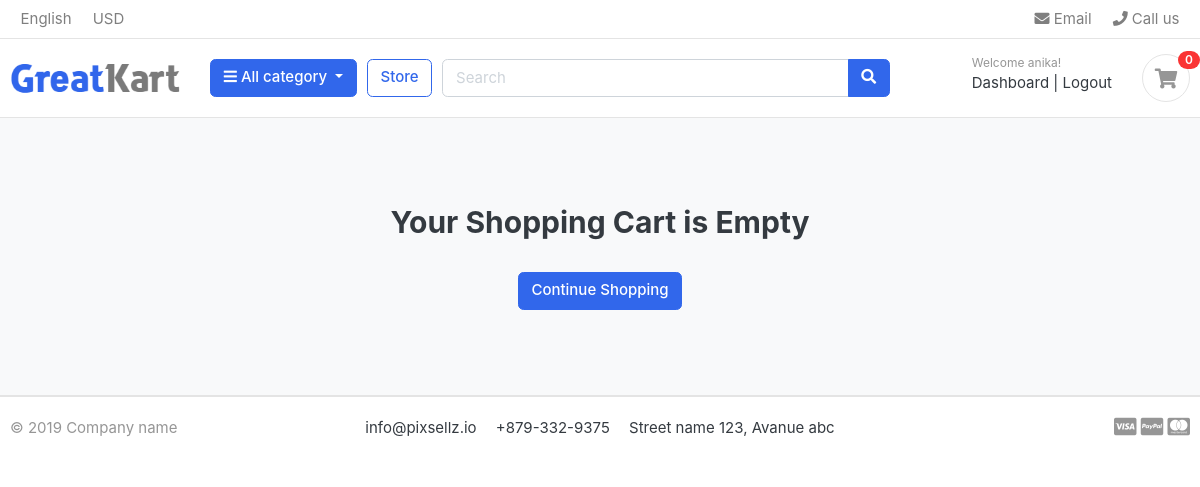
Page /cart/ (signed in) on the earlier database version.
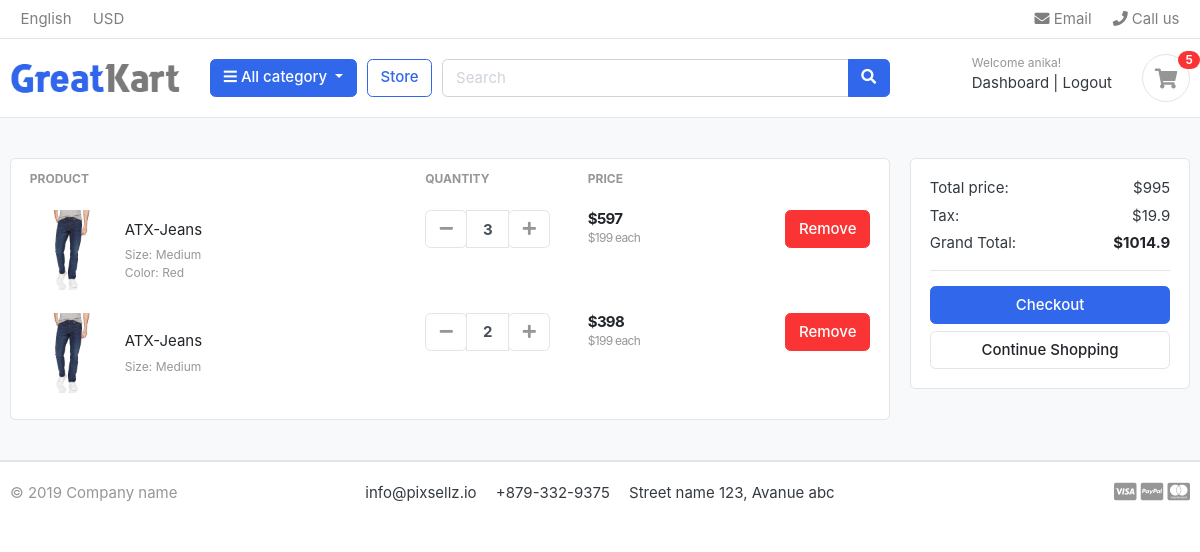
Same page on the later database version.
### accounts/models.py (models this page shows, shortened)
class Account(AbstractBaseUser):
    first_name = models.CharField(max_length=50)
    last_name = models.CharField(max_length=50)
    username = models.CharField(max_length=50, unique=True)
    email = models.EmailField(max_length=100, unique=True)
    phone_number = models.CharField(max_length=50)
    date_joined = models.DateTimeField(auto_now_add=True)
    last_login = models.DateTimeField(auto_now=True)
    is_admin = models.BooleanField(default=False)
    is_staff = models.BooleanField(default=False)
    is_active = models.BooleanField(default=True)
    is_superadmin = models.BooleanField(default=False)
    USERNAME_FIELD = 'email'
    REQUIRED_FIELDS = ['username', 'first_name', 'last_name']
    objects = MyAccountManager()

### carts/models.py (models this page shows, shortened)
class CartItem(models.Model):
    user = models.ForeignKey(Account, on_delete=models.CASCADE, null=True)
    product = models.ForeignKey(Product, on_delete=models.CASCADE)
    variations = models.ManyToManyField(Variation, blank=True)
    cart = models.ForeignKey(Cart, on_delete=models.CASCADE, null=True)
    quantity = models.IntegerField(default=1)
    is_active = models.BooleanField(default=True)
    def sub_total(self):
        return self.product.price * self.quantity

### store/models.py (models this page shows, shortened)
class Product(models.Model):
    product_name = models.CharField(max_length=200, unique=True)
    slug = models.SlugField(max_length=200, unique=True)
    description = models.TextField(max_length=500, blank=True)
    price = models.IntegerField()
    images = models.ImageField(upload_to='photos/products')
    stock = models.IntegerField()
    is_available = models.BooleanField(default=True)
    category = models.ForeignKey(Category, on_delete=models.CASCADE)
    create_date = models.DateTimeField(auto_now_add=True)
    modified_date = models.DateTimeField(auto_now=True)
    def get_url(self):
        return reverse('product_detail', args=[self.category.slug, self.slug])

class Variation(models.Model):
    product = models.ForeignKey(Product, on_delete=models.CASCADE)
    variation_category = models.CharField(max_length=100, choices=variation_category_choice)
    variation_value = models.CharField(max_length=100)
    is_active = models.BooleanField(default=True)
    create_date = models.DateTimeField(auto_now=True)
    objects = variationManager()

### carts/views.py (the view)
# urls.py: path('', views.cart, name='cart'),
def cart(request, total=0, quantity=0, cart_item=None):
    tax = 0
    grand_total = 0
    cart_items = []
    try:
        if request.user.is_authenticated:
            cart_items = CartItem.objects.filter(user=request.user, is_active=True)
        else:
            cart = Cart.objects.get(cart_id=_cart_id(request))
            cart_items = CartItem.objects.filter(cart=cart, is_active=True)
        for cart_item in cart_items:
            total += cart_item.product.price * cart_item.quantity
            quantity += cart_item.quantity
        tax = (2 * total) / 100
        grand_total = total + tax
    except ObjectDoesNotExist:
        pass
    context = {
        'total': total,
        'quantity': quantity,
        'cart_items': cart_items,
        'tax': tax,
        'grand_total': grand_total,
    }
    return render(request, 'store/cart.html', context)

### carts/context_processors.py (called while the page is built)
def counter(request):
    cart_count = 0
    if 'admin' in request.path:
        return {}
    try:
        if request.user.is_authenticated:
            cart_items = CartItem.objects.filter(user=request.user)
        else:
            cart = Cart.objects.get(cart_id=_cart_id(request))
            cart_items = CartItem.objects.filter(cart=cart)
        for item in cart_items:
            cart_count += item.quantity
    except ObjectDoesNotExist:
        cart_count = 0
    return dict(cart_count=cart_count)

### category/context_processors.py (called while the page is built)
def menu_links(request):
    links = Category.objects.all()
    return dict(links=links)

### category/models.py (called while the page is built)
    def get_url(self):
        return reverse('products_by_category', args=[self.slug])

### templates/store/cart.html (shortened to what this page needs)
{% extends 'base.html' %}
{% load static %}
{% block content %}
<section class="section-content padding-y bg">
<div class="container">
{% if not cart_items %}
    <div class="text-center p-5">
      <h2>Your Shopping Cart is Empty</h2>
      <br>
      <a href="{% url 'store' %}" class="btn btn-primary">Continue Shopping</a>
    </div>
{% else %}
<div class="row">
    <aside class="col-lg-9">
    <div class="card">
      <table class="table table-borderless table-shopping-cart">
        <thead class="text-muted">
          <tr class="small text-uppercase">
            <th>Product</th>
            <th width="120">Quantity</th>
            <th width="120">Price</th>
            <th width="200" class="text-right"></th>
          </tr>
        </thead>
        <tbody>
{% for cart_item in cart_items %}
<tr>
    <td>
      <figure class="itemside align-items-center">
        <div class="aside">
            <img src="{{ cart_item.product.images.url }}" class="img-sm"/>
        </div>
        <figcaption class="info">
          <a href="{{ cart_item.product.get_url }}" class="title text-dark">
            {{ cart_item.product.product_name }}
          </a>
          <p class="text-muted small">
            {% for item in cart_item.variations.all %}
                {{ item.variation_category|capfirst }}: {{ item.variation_value|capfirst }}<br>
            {% endfor %}
          </p>
        </figcaption>
      </figure>
    </td>
    <td>
      <div class="input-group input-spinner">
        <div class="input-group-prepend">
        <a href="{% url 'remove_cart' cart_item.product.id cart_item.id %}">
    <button class="btn btn-light"><i class="fa fa-minus"></i></button>
</a>
        </div>
        <input type="text" class="form-control" value="{{ cart_item.quantity }}">
        <div class="input-group-append">
          <form action="{% url 'add_cart' cart_item.product_id %}" method="POST">
            <button class="btn btn-light" type="submit"><i class="fa fa-plus"></i></button>
          </form>
        </div>
      </div>
    </td>
    <td>
      <div class="price-wrap">
        <var class="price">${{ cart_item.sub_total }}</var>
        <small class="text-muted">${{ cart_item.product.price }} each</small>
      </div>
    </td>
    <td class="text-right">
      <a href="{% url 'remove_cart_item' cart_item.product.id cart_item.id %}" onclick="return confirm('Are you sure to delete this item?')" class="btn btn-danger">Remove</button>
</a>
    </td>
</tr>
{% endfor %}
        </tbody>
      </table>
    </div>
    </aside>
    <aside class="col-lg-3">
      <div class="card">
        <div class="card-body">
          <dl class="dlist-align">
            <dt>Total price:</dt>
            <dd class="text-right">${{ total }}</dd>
          </dl>
          <dl class="dlist-align">
            <dt>Tax:</dt>
            <dd class="text-right">${{ tax }}</dd>
          </dl>
          <dl class="dlist-align">
            <dt>Grand Total:</dt>
            <dd class="text-right text-dark"><strong>${{ grand_total }}</strong></dd>
          </dl>
          <hr>
          <a href="{% url 'checkout' %}" class="btn btn-primary btn-block">Checkout</a>
          <a href="{% url 'store' %}" class="btn btn-light btn-block">Continue Shopping</a>
        </div>
      </div>
    </aside>
</div>
{% endif %}
</div>
</section>
{% endblock %}

### templates/base.html (shortened to what this page needs)
{% load static %}
<!DOCTYPE HTML>
<html lang="en">
<head>
<link href="{% static 'css/bootstrap.css' %}" rel="stylesheet" type="text/css"/>
<link href="{% static 'fonts/fontawesome/css/all.min.css' %}" rel="stylesheet" type="text/css">
<link href="{% static 'css/ui.css' %}" rel="stylesheet" type="text/css">
<link href="{% static 'css/responsive.css' %}" rel="stylesheet">
</head>
<body>
{% include 'includes/navbar.html' %}
{% block content %}{% endblock %}
{% include 'includes/footer.html' %}
</body>
</html>

### templates/includes/navbar.html (shortened to what this page needs)
{% load static %}
<header class="section-header">
<nav class="navbar p-md-0 navbar-expand-sm navbar-light border-bottom">
    <div class="container">
        <div class="collapse navbar-collapse" id="navbarTop4">
            <ul class="navbar-nav mr-auto">
                <li class="nav-item dropdown">
                    <a href="#" class="nav-link">English</a>
                </li>
                <li class="nav-item dropdown">
                    <a href="#" class="nav-link">USD</a>
                </li>
            </ul>
            <ul class="navbar-nav">
                <li><a href="#" class="nav-link"><i class="fa fa-envelope"></i> Email</a></li>
                <li><a href="#" class="nav-link"><i class="fa fa-phone"></i> Call us</a></li>
            </ul>
        </div>
    </div>
</nav>
<section class="header-main border-bottom">
    <div class="container">
        <div class="row align-items-center">
            <div class="col-lg-2 col-md-3 col-6">
                <a href="{% url 'home' %}" class="brand-wrap">
                    <img class="logo" src="{% static 'images/logo.png' %}">
                </a>
            </div>
            <div class="col-lg col-sm col-md col-6 flex-grow-0">
                <div class="category-wrap dropdown d-inline-block float-right">
                    <button type="button" class="btn btn-primary dropdown-toggle" data-toggle="dropdown">
                        <i class="fa fa-bars"></i> All category
                    </button>
                </div>
            </div>
            <a href="{% url 'store' %}" class="btn btn-outline-primary">Store</a>
            <div class="col-lg col-md-6 col-sm-12 col">
                <form action="{% url 'search' %}" class="search" method="GET">
                    <div class="input-group w-100">
                        <input type="text" class="form-control" name="keyword" style="width:60%;" placeholder="Search">
                        <div class="input-group-append">
                            <button class="btn btn-primary" type="submit"><i class="fa fa-search"></i></button>
                        </div>
                    </div>
                </form>
            </div>
            <div class="col-lg-3 col-sm-6 col-8 order-2 order-lg-3">
                <div class="d-flex justify-content-end mb-3 mb-lg-0">
                    {% if user.is_authenticated %}
                    <div class="widget-header">
                        <small class="title text-muted">Welcome {{ user.first_name }}!</small>
                        <div>
                            <a href="{% url 'dashboard' %}">Dashboard</a> |
                            <a href="{% url 'logout' %}">Logout</a>
                        </div>
                    </div>
                    {% endif %}
                    <a href="{% url 'cart' %}" class="widget-header pl-3 ml-3">
                        <div class="icon icon-sm rounded-circle border">
                            <i class="fa fa-shopping-cart"></i>
                        </div>
                        <span class="badge badge-pill badge-danger notify">{{ cart_count }}</span>
                    </a>
                </div>
            </div>
        </div>
    </div>
</section>
</header>

### templates/includes/footer.html
<footer class="section-footer border-top">
	<div class="container">
		<section class="footer-bottom border-top row">
			<div class="col-md-2">
				<p class="text-muted"> &copy 2019 Company name </p>
			</div>
			<div class="col-md-8 text-md-center">
				<span  class="px-2">info@pixsellz.io</span>
				<span  class="px-2">+879-332-9375</span>
				<span  class="px-2">Street name 123, Avanue abc</span>
			</div>
			<div class="col-md-2 text-md-right text-muted">
				<i class="fab fa-lg fa-cc-visa"></i>
				<i class="fab fa-lg fa-cc-paypal"></i>
				<i class="fab fa-lg fa-cc-mastercard"></i>
			</div>
		</section>
	</div>
</footer>

### static/css/ui.css (style rules this page uses)
html { font-family: "Inter", sans-serif; font-size: 15px; }
.price-wrap { letter-spacing: -0.7px; }
.icon-xs, .icon-sm, .icon-md, .icon-lg { display: inline-block; text-align: center; flex-shrink: 0; flex-grow: 0; }
.icon-sm { width: 48px; height: 48px; line-height: 48px !important; font-size: 20px; }
.img-xs, .img-sm, .img-md, .img-lg { -o-object-fit: cover; object-fit: cover; flex-shrink: 0; flex-grow: 0; }
.img-sm { width: 80px; height: 80px; }
.padding-y { padding-top: 40px; padding-bottom: 40px; }
var { font-style: normal; }
figure { margin-bottom: 0; }
.bg { background-color: #f8f9fa; }
p:last-child { margin-bottom: 0; }
.header-main { position: relative; padding-top: 1rem; padding-bottom: 1rem; }
.brand-wrap .logo, .navbar-brand .logo { margin-right: 7px; max-height: 42px; display: inline-block; }
.widget-header { display: inline-block; vertical-align: middle; position: relative; }
.widget-header a { color: #343a40; }
.widget-header i { color: #969696; }
.widget-header .title { display: block; }
.widget-header .notify { position: absolute; top: -3px; right: -10px; }
.footer-bottom { padding-top: 20px; padding-bottom: 20px; }
.btn-light { background-color: #fff; border-color: #e4e4e4; }
.btn-light i { color: #969696; }
.itemside { position: relative; display: flex; width: 100%; }
.itemside .aside { position: relative; flex-shrink: 0; }
.itemside .info { padding-left: 15px; padding-right: 7px; }
.itemside p { margin-bottom: 0; }
.itemside .title { display: block; margin-bottom: 5px; color: #212529; }
[class*=dlist-] { margin-bottom: 5px; }
[class*=dlist-] dd { margin-bottom: 0; }
.dlist-align { display: flex; }
.dlist-align dt { width: 150px; word-wrap: break-word; font-weight: normal; }
.dlist-align dd { flex-grow: 1; }
.notify { position: absolute; top: -4px; right: -10px; display: inline-block; padding: 0.25em 0.6em; font-size: 12px; line-height: 1; text-align: center; border-radius: 3rem; color: #fff; background-color: #fa3434; }
.price { font-weight: 600; color: #212529; }
.input-spinner { width: 125px; flex-wrap: nowrap; display: inline-flex; vertical-align: middle; }
.input-spinner input.form-control { text-align: center; max-width: 46px; font-weight: bold; flex-basis: 46px; border-color: #e4e4e4; flex-grow: 0; }
.input-spinner .btn { width: 42px; text-align: center; padding-left: 0.5rem; padding-right: 0.5rem; }
.table-shopping-cart.table td, .table-shopping-cart.table th { padding-left: 1.25rem; padding-right: 1.25rem; }
.table-shopping-cart .price-wrap { line-height: 1.2; }
.table-shopping-cart .price { font-weight: bold; margin-right: 5px; display: block; }

Differences in the rows shown:
added CartItem: product.images (picture), product.product_name "ATX-Jeans", quantity "3", sub_total "597", product.price "199"
now on this page (row unchanged): Variation: variation_category "Size", variation_value "Medium"
now on this page (row unchanged): Variation: variation_category "Color", variation_value "Red", shown under "ATX-Jeans"
added CartItem: product.images (picture), product.product_name "ATX-Jeans", quantity "2", sub_total "398", product.price "199"
Other differences:
{{ cart_count }}: "0" → "5"
{{ total }}: (not shown) → "995"
{{ tax }}: (not shown) → "19.9"
{{ grand_total }}: (not shown) → "1014.9"
text no longer shown: "Your Shopping Cart is Empty"
text now shown: "PRODUCT QUANTITY PRICE Total price: $ Tax: $ Grand Total: $ Checkout"
